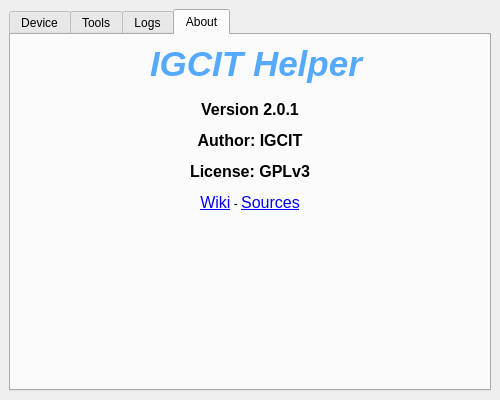
<?xml version="1.0" encoding="UTF-8"?>
<ui version="4.0">
 <class>MainWindow</class>
 <widget class="QMainWindow" name="MainWindow">
  <property name="geometry">
   <rect>
    <x>0</x>
    <y>0</y>
    <width>500</width>
    <height>400</height>
   </rect>
  </property>
  <property name="sizePolicy">
   <sizepolicy hsizetype="Fixed" vsizetype="Fixed">
    <horstretch>0</horstretch>
    <verstretch>0</verstretch>
   </sizepolicy>
  </property>
  <property name="minimumSize">
   <size>
    <width>500</width>
    <height>400</height>
   </size>
  </property>
  <property name="maximumSize">
   <size>
    <width>500</width>
    <height>400</height>
   </size>
  </property>
  <property name="windowTitle">
   <string>IGCIT Helper</string>
  </property>
  <widget class="QWidget" name="centralwidget">
   <layout class="QVBoxLayout" name="verticalLayout">
    <item>
     <widget class="QTabWidget" name="tabWidget">
      <property name="currentIndex">
       <number>3</number>
      </property>
      <widget class="QWidget" name="tab">
       <attribute name="title">
        <string>Device</string>
       </attribute>
       <layout class="QVBoxLayout" name="verticalLayout_3">
        <item>
         <widget class="QScrollArea" name="deviceScrollArea">
          <property name="styleSheet">
           <string notr="true">#deviceScrollArea,#deviceScrollAreaWidgetContents {background-color:transparent;}</string>
          </property>
          <property name="frameShape">
           <enum>QFrame::NoFrame</enum>
          </property>
          <property name="frameShadow">
           <enum>QFrame::Plain</enum>
          </property>
          <property name="horizontalScrollBarPolicy">
           <enum>Qt::ScrollBarAlwaysOff</enum>
          </property>
          <property name="widgetResizable">
           <bool>true</bool>
          </property>
          <widget class="QWidget" name="deviceScrollAreaWidgetContents">
           <property name="geometry">
            <rect>
             <x>0</x>
             <y>0</y>
             <width>152</width>
             <height>178</height>
            </rect>
           </property>
           <layout class="QVBoxLayout" name="verticalLayout_4">
            <item>
             <layout class="QHBoxLayout" name="horizontalLayout_2">
              <item>
               <widget class="QLabel" name="label_2">
                <property name="sizePolicy">
                 <sizepolicy hsizetype="Preferred" vsizetype="Preferred">
                  <horstretch>0</horstretch>
                  <verstretch>0</verstretch>
                 </sizepolicy>
                </property>
                <property name="minimumSize">
                 <size>
                  <width>0</width>
                  <height>0</height>
                 </size>
                </property>
                <property name="text">
                 <string>OS version:</string>
                </property>
               </widget>
              </item>
              <item>
               <widget class="QLabel" name="winbuildLbl">
                <property name="text">
                 <string>Unknown</string>
                </property>
                <property name="alignment">
                 <set>Qt::AlignRight|Qt::AlignTrailing|Qt::AlignVCenter</set>
                </property>
                <property name="textInteractionFlags">
                 <set>Qt::TextSelectableByMouse</set>
                </property>
               </widget>
              </item>
             </layout>
            </item>
            <item>
             <layout class="QHBoxLayout" name="horizontalLayout_3">
              <item>
               <widget class="QLabel" name="label_4">
                <property name="sizePolicy">
                 <sizepolicy hsizetype="Preferred" vsizetype="Preferred">
                  <horstretch>0</horstretch>
                  <verstretch>0</verstretch>
                 </sizepolicy>
                </property>
                <property name="minimumSize">
                 <size>
                  <width>0</width>
                  <height>0</height>
                 </size>
                </property>
                <property name="text">
                 <string>Processor:</string>
                </property>
               </widget>
              </item>
              <item>
               <widget class="QLabel" name="procNameLbl">
                <property name="text">
                 <string>Unknown</string>
                </property>
                <property name="alignment">
                 <set>Qt::AlignRight|Qt::AlignTrailing|Qt::AlignVCenter</set>
                </property>
                <property name="textInteractionFlags">
                 <set>Qt::TextSelectableByMouse</set>
                </property>
               </widget>
              </item>
             </layout>
            </item>
            <item>
             <layout class="QHBoxLayout" name="horizontalLayout_4">
              <item>
               <widget class="QLabel" name="label_6">
                <property name="sizePolicy">
                 <sizepolicy hsizetype="Preferred" vsizetype="Preferred">
                  <horstretch>0</horstretch>
                  <verstretch>0</verstretch>
                 </sizepolicy>
                </property>
                <property name="minimumSize">
                 <size>
                  <width>0</width>
                  <height>0</height>
                 </size>
                </property>
                <property name="text">
                 <string>Memory:</string>
                </property>
               </widget>
              </item>
              <item>
               <widget class="QLabel" name="memoryLbl">
                <property name="text">
                 <string>Unknown</string>
                </property>
                <property name="alignment">
                 <set>Qt::AlignRight|Qt::AlignTrailing|Qt::AlignVCenter</set>
                </property>
                <property name="textInteractionFlags">
                 <set>Qt::TextSelectableByMouse</set>
                </property>
               </widget>
              </item>
             </layout>
            </item>
            <item>
             <layout class="QHBoxLayout" name="horizontalLayout_5">
              <item>
               <widget class="QLabel" name="label_8">
                <property name="sizePolicy">
                 <sizepolicy hsizetype="Preferred" vsizetype="Preferred">
                  <horstretch>0</horstretch>
                  <verstretch>0</verstretch>
                 </sizepolicy>
                </property>
                <property name="minimumSize">
                 <size>
                  <width>0</width>
                  <height>0</height>
                 </size>
                </property>
                <property name="text">
                 <string>Model:</string>
                </property>
               </widget>
              </item>
              <item>
               <widget class="QLabel" name="modelLbl">
                <property name="text">
                 <string>Unknown</string>
                </property>
                <property name="alignment">
                 <set>Qt::AlignRight|Qt::AlignTrailing|Qt::AlignVCenter</set>
                </property>
                <property name="textInteractionFlags">
                 <set>Qt::TextSelectableByMouse</set>
                </property>
               </widget>
              </item>
             </layout>
            </item>
            <item>
             <layout class="QHBoxLayout" name="horizontalLayout_6">
              <item>
               <widget class="QLabel" name="label_10">
                <property name="sizePolicy">
                 <sizepolicy hsizetype="Preferred" vsizetype="Preferred">
                  <horstretch>0</horstretch>
                  <verstretch>0</verstretch>
                 </sizepolicy>
                </property>
                <property name="minimumSize">
                 <size>
                  <width>0</width>
                  <height>0</height>
                 </size>
                </property>
                <property name="text">
                 <string>Manufacturer:</string>
                </property>
               </widget>
              </item>
              <item>
               <widget class="QLabel" name="manufLbl">
                <property name="text">
                 <string>Unknown</string>
                </property>
                <property name="alignment">
                 <set>Qt::AlignRight|Qt::AlignTrailing|Qt::AlignVCenter</set>
                </property>
                <property name="textInteractionFlags">
                 <set>Qt::TextSelectableByMouse</set>
                </property>
               </widget>
              </item>
             </layout>
            </item>
            <item>
             <spacer name="verticalSpacer">
              <property name="orientation">
               <enum>Qt::Vertical</enum>
              </property>
              <property name="sizeType">
               <enum>QSizePolicy::Fixed</enum>
              </property>
              <property name="sizeHint" stdset="0">
               <size>
                <width>20</width>
                <height>40</height>
               </size>
              </property>
             </spacer>
            </item>
           </layout>
          </widget>
         </widget>
        </item>
       </layout>
      </widget>
      <widget class="QWidget" name="tab_2">
       <attribute name="title">
        <string>Tools</string>
       </attribute>
       <layout class="QVBoxLayout" name="verticalLayout_6">
        <item>
         <widget class="QScrollArea" name="toolsScrollArea">
          <property name="styleSheet">
           <string notr="true">#toolsScrollArea, #toolsScrollAreaWidgetContents{background-color:transparent;}</string>
          </property>
          <property name="frameShape">
           <enum>QFrame::NoFrame</enum>
          </property>
          <property name="frameShadow">
           <enum>QFrame::Plain</enum>
          </property>
          <property name="widgetResizable">
           <bool>true</bool>
          </property>
          <widget class="QWidget" name="toolsScrollAreaWidgetContents">
           <property name="geometry">
            <rect>
             <x>0</x>
             <y>0</y>
             <width>441</width>
             <height>493</height>
            </rect>
           </property>
           <layout class="QVBoxLayout" name="verticalLayout_9">
            <item>
             <widget class="QGroupBox" name="groupBox">
              <property name="title">
               <string>TDR delay</string>
              </property>
              <layout class="QVBoxLayout" name="verticalLayout_7">
               <item>
                <widget class="QLabel" name="label_11">
                 <property name="text">
                  <string>&lt;html&gt;&lt;head/&gt;&lt;body&gt;&lt;p&gt;&lt;a href=&quot;https://github.com/IGCIT/Intel-GPU-Community-Issue-Tracker-IGCIT/wiki/GPU-drivers-crash-with-long-computations&quot;&gt;&lt;span style=&quot; text-decoration: underline; color:#0000ff;&quot;&gt;Help&lt;/span&gt;&lt;/a&gt;&lt;/p&gt;&lt;/body&gt;&lt;/html&gt;</string>
                 </property>
                 <property name="alignment">
                  <set>Qt::AlignRight|Qt::AlignTrailing|Qt::AlignVCenter</set>
                 </property>
                 <property name="openExternalLinks">
                  <bool>true</bool>
                 </property>
                 <property name="textInteractionFlags">
                  <set>Qt::TextBrowserInteraction</set>
                 </property>
                </widget>
               </item>
               <item>
                <layout class="QHBoxLayout" name="horizontalLayout_9">
                 <item>
                  <widget class="QLabel" name="label_7">
                   <property name="text">
                    <string>TdrDelay (seconds)</string>
                   </property>
                  </widget>
                 </item>
                 <item>
                  <widget class="QSpinBox" name="tdrdVal"/>
                 </item>
                </layout>
               </item>
               <item>
                <layout class="QHBoxLayout" name="horizontalLayout_10">
                 <item>
                  <widget class="QLabel" name="label_9">
                   <property name="text">
                    <string>TdrDdiDelay (seconds)</string>
                   </property>
                  </widget>
                 </item>
                 <item>
                  <widget class="QSpinBox" name="tdrddiVal"/>
                 </item>
                </layout>
               </item>
               <item>
                <spacer name="verticalSpacer_4">
                 <property name="orientation">
                  <enum>Qt::Vertical</enum>
                 </property>
                 <property name="sizeType">
                  <enum>QSizePolicy::Fixed</enum>
                 </property>
                 <property name="sizeHint" stdset="0">
                  <size>
                   <width>20</width>
                   <height>5</height>
                  </size>
                 </property>
                </spacer>
               </item>
               <item>
                <layout class="QHBoxLayout" name="horizontalLayout_11">
                 <item>
                  <widget class="QPushButton" name="restoreTdrBtn">
                   <property name="text">
                    <string>Restore defaults</string>
                   </property>
                  </widget>
                 </item>
                 <item>
                  <widget class="QPushButton" name="applyTdrBtn">
                   <property name="text">
                    <string>Apply</string>
                   </property>
                  </widget>
                 </item>
                </layout>
               </item>
              </layout>
             </widget>
            </item>
            <item>
             <widget class="QGroupBox" name="groupBox_2">
              <property name="title">
               <string>Crash dumps</string>
              </property>
              <layout class="QGridLayout" name="gridLayout">
               <item row="1" column="0">
                <widget class="QPushButton" name="dumpsEnableBtn">
                 <property name="text">
                  <string>Enable</string>
                 </property>
                </widget>
               </item>
               <item row="1" column="1">
                <widget class="QPushButton" name="dumpsFixWchdBtn">
                 <property name="toolTip">
                  <string>&lt;html&gt;&lt;head/&gt;&lt;body&gt;&lt;p&gt;Reset watchdog dumps generation&lt;/p&gt;&lt;/body&gt;&lt;/html&gt;</string>
                 </property>
                 <property name="text">
                  <string>Fix watchdog dumps</string>
                 </property>
                </widget>
               </item>
               <item row="7" column="0" colspan="3">
                <widget class="QGroupBox" name="groupBox_4">
                 <property name="title">
                  <string>Options</string>
                 </property>
                 <layout class="QGridLayout" name="gridLayout_2">
                  <item row="0" column="0">
                   <widget class="QCheckBox" name="dumpsAdvPagefileChk">
                    <property name="toolTip">
                     <string>&lt;html&gt;&lt;head/&gt;&lt;body&gt;&lt;p&gt;Do not change Pagefile settings when enabling or restoring crash dumps settings.&lt;/p&gt;&lt;p&gt;Only useful for custom setups, Intel recommends a value of at least 17400 MB.&lt;/p&gt;&lt;/body&gt;&lt;/html&gt;</string>
                    </property>
                    <property name="text">
                     <string>Skip pagefile changes (Advanced users only)</string>
                    </property>
                   </widget>
                  </item>
                 </layout>
                </widget>
               </item>
               <item row="4" column="0">
                <widget class="QPushButton" name="dumpsRestoreBtn">
                 <property name="text">
                  <string>Restore defaults</string>
                 </property>
                </widget>
               </item>
               <item row="1" column="2">
                <widget class="QPushButton" name="dumpsClearBtn">
                 <property name="text">
                  <string>Clear dump folders</string>
                 </property>
                </widget>
               </item>
               <item row="4" column="1">
                <widget class="QPushButton" name="dumpsExtrBtn">
                 <property name="text">
                  <string>Extract (compressed)</string>
                 </property>
                </widget>
               </item>
               <item row="6" column="0">
                <widget class="QPushButton" name="dumpsAbortCompressBtn">
                 <property name="enabled">
                  <bool>false</bool>
                 </property>
                 <property name="text">
                  <string>Cancel</string>
                 </property>
                </widget>
               </item>
               <item row="5" column="0" colspan="3">
                <spacer name="verticalSpacer_5">
                 <property name="orientation">
                  <enum>Qt::Vertical</enum>
                 </property>
                 <property name="sizeType">
                  <enum>QSizePolicy::Fixed</enum>
                 </property>
                 <property name="sizeHint" stdset="0">
                  <size>
                   <width>20</width>
                   <height>10</height>
                  </size>
                 </property>
                </spacer>
               </item>
               <item row="6" column="1" colspan="2">
                <widget class="QProgressBar" name="dumpsExtractProgbar">
                 <property name="value">
                  <number>0</number>
                 </property>
                </widget>
               </item>
               <item row="0" column="0" colspan="3">
                <widget class="QLabel" name="label_12">
                 <property name="text">
                  <string>&lt;html&gt;&lt;head/&gt;&lt;body&gt;&lt;p&gt;&lt;a href=&quot;https://github.com/IGCIT/Intel-GPU-Community-Issue-Tracker-IGCIT/wiki/How-to-obtain-crash-dumps&quot;&gt;&lt;span style=&quot; text-decoration: underline; color:#0000ff;&quot;&gt;Help&lt;/span&gt;&lt;/a&gt;&lt;/p&gt;&lt;/body&gt;&lt;/html&gt;</string>
                 </property>
                 <property name="alignment">
                  <set>Qt::AlignRight|Qt::AlignTrailing|Qt::AlignVCenter</set>
                 </property>
                 <property name="openExternalLinks">
                  <bool>true</bool>
                 </property>
                 <property name="textInteractionFlags">
                  <set>Qt::TextBrowserInteraction</set>
                 </property>
                </widget>
               </item>
              </layout>
             </widget>
            </item>
            <item>
             <widget class="QGroupBox" name="groupBox_3">
              <property name="title">
               <string>SSU report</string>
              </property>
              <layout class="QVBoxLayout" name="verticalLayout_8">
               <item>
                <widget class="QLabel" name="label_13">
                 <property name="text">
                  <string>&lt;html&gt;&lt;head/&gt;&lt;body&gt;&lt;p&gt;&lt;a href=&quot;https://github.com/IGCIT/Intel-GPU-Community-Issue-Tracker-IGCIT/wiki/How-to-generate-Intel-System-Support-Utility-report&quot;&gt;&lt;span style=&quot; text-decoration: underline; color:#0000ff;&quot;&gt;Help&lt;/span&gt;&lt;/a&gt;&lt;/p&gt;&lt;/body&gt;&lt;/html&gt;</string>
                 </property>
                 <property name="alignment">
                  <set>Qt::AlignRight|Qt::AlignTrailing|Qt::AlignVCenter</set>
                 </property>
                 <property name="openExternalLinks">
                  <bool>true</bool>
                 </property>
                 <property name="textInteractionFlags">
                  <set>Qt::TextBrowserInteraction</set>
                 </property>
                </widget>
               </item>
               <item>
                <layout class="QHBoxLayout" name="horizontalLayout_12">
                 <item>
                  <widget class="QPushButton" name="ssuAnonBtn">
                   <property name="text">
                    <string>Anonymize</string>
                   </property>
                  </widget>
                 </item>
                 <item>
                  <spacer name="horizontalSpacer_4">
                   <property name="orientation">
                    <enum>Qt::Horizontal</enum>
                   </property>
                   <property name="sizeType">
                    <enum>QSizePolicy::Fixed</enum>
                   </property>
                   <property name="sizeHint" stdset="0">
                    <size>
                     <width>10</width>
                     <height>20</height>
                    </size>
                   </property>
                  </spacer>
                 </item>
                 <item>
                  <widget class="QLabel" name="label_14">
                   <property name="sizePolicy">
                    <sizepolicy hsizetype="Preferred" vsizetype="Preferred">
                     <horstretch>0</horstretch>
                     <verstretch>0</verstretch>
                    </sizepolicy>
                   </property>
                   <property name="text">
                    <string>This function may not remove all data, please check the output before posting online.</string>
                   </property>
                   <property name="scaledContents">
                    <bool>false</bool>
                   </property>
                   <property name="wordWrap">
                    <bool>true</bool>
                   </property>
                  </widget>
                 </item>
                </layout>
               </item>
              </layout>
             </widget>
            </item>
           </layout>
          </widget>
         </widget>
        </item>
       </layout>
      </widget>
      <widget class="QWidget" name="tab_4">
       <attribute name="title">
        <string>Logs</string>
       </attribute>
       <layout class="QVBoxLayout" name="verticalLayout_2">
        <item>
         <widget class="QPlainTextEdit" name="logTxBox">
          <property name="acceptDrops">
           <bool>false</bool>
          </property>
          <property name="frameShadow">
           <enum>QFrame::Plain</enum>
          </property>
          <property name="readOnly">
           <bool>true</bool>
          </property>
         </widget>
        </item>
        <item>
         <layout class="QHBoxLayout" name="horizontalLayout">
          <property name="topMargin">
           <number>0</number>
          </property>
          <item>
           <spacer name="horizontalSpacer">
            <property name="orientation">
             <enum>Qt::Horizontal</enum>
            </property>
            <property name="sizeHint" stdset="0">
             <size>
              <width>40</width>
              <height>20</height>
             </size>
            </property>
           </spacer>
          </item>
          <item>
           <widget class="QPushButton" name="clrLogsBtn">
            <property name="text">
             <string>Clear</string>
            </property>
           </widget>
          </item>
         </layout>
        </item>
       </layout>
      </widget>
      <widget class="QWidget" name="tab_3">
       <attribute name="title">
        <string>About</string>
       </attribute>
       <layout class="QVBoxLayout" name="verticalLayout_5">
        <item>
         <layout class="QHBoxLayout" name="horizontalLayout_7">
          <item>
           <spacer name="horizontalSpacer_2">
            <property name="orientation">
             <enum>Qt::Horizontal</enum>
            </property>
            <property name="sizeHint" stdset="0">
             <size>
              <width>40</width>
              <height>20</height>
             </size>
            </property>
           </spacer>
          </item>
          <item>
           <widget class="QLabel" name="label">
            <property name="sizePolicy">
             <sizepolicy hsizetype="Fixed" vsizetype="Fixed">
              <horstretch>0</horstretch>
              <verstretch>0</verstretch>
             </sizepolicy>
            </property>
            <property name="minimumSize">
             <size>
              <width>0</width>
              <height>0</height>
             </size>
            </property>
            <property name="maximumSize">
             <size>
              <width>160</width>
              <height>160</height>
             </size>
            </property>
            <property name="text">
             <string/>
            </property>
            <property name="pixmap">
             <pixmap resource="igcithelper-resource.qrc">:/icons/resources/IGCIT-logo.ico</pixmap>
            </property>
            <property name="scaledContents">
             <bool>true</bool>
            </property>
           </widget>
          </item>
          <item>
           <widget class="QLabel" name="label_3">
            <property name="text">
             <string>&lt;html&gt;&lt;head/&gt;&lt;body&gt;&lt;p&gt;&lt;span style=&quot; font-size:26pt; font-weight:700; font-style:italic; color:#55aaff;&quot;&gt;IGCIT Helper&lt;/span&gt;&lt;/p&gt;&lt;/body&gt;&lt;/html&gt;</string>
            </property>
           </widget>
          </item>
          <item>
           <spacer name="horizontalSpacer_3">
            <property name="orientation">
             <enum>Qt::Horizontal</enum>
            </property>
            <property name="sizeHint" stdset="0">
             <size>
              <width>40</width>
              <height>20</height>
             </size>
            </property>
           </spacer>
          </item>
         </layout>
        </item>
        <item>
         <spacer name="verticalSpacer_3">
          <property name="orientation">
           <enum>Qt::Vertical</enum>
          </property>
          <property name="sizeType">
           <enum>QSizePolicy::Fixed</enum>
          </property>
          <property name="sizeHint" stdset="0">
           <size>
            <width>20</width>
            <height>10</height>
           </size>
          </property>
         </spacer>
        </item>
        <item>
         <layout class="QHBoxLayout" name="horizontalLayout_8">
          <property name="topMargin">
           <number>0</number>
          </property>
          <item>
           <widget class="QLabel" name="label_5">
            <property name="text">
             <string>&lt;html&gt;&lt;head/&gt;&lt;body&gt;&lt;p align=&quot;center&quot;&gt;&lt;span style=&quot; font-size:12pt; font-weight:700;&quot;&gt;Version 2.0.1&lt;/span&gt;&lt;/p&gt;&lt;p align=&quot;center&quot;&gt;&lt;span style=&quot; font-size:12pt; font-weight:700;&quot;&gt;Author: IGCIT&lt;/span&gt;&lt;/p&gt;&lt;p align=&quot;center&quot;&gt;&lt;span style=&quot; font-size:12pt; font-weight:700;&quot;&gt;License: GPLv3&lt;/span&gt;&lt;/p&gt;&lt;p align=&quot;center&quot;&gt;&lt;a href=&quot;https://github.com/IGCIT/Intel-GPU-Community-Issue-Tracker-IGCIT/wiki/IGCIT-Helper&quot;&gt;&lt;span style=&quot; font-size:12pt; text-decoration: underline; color:#0000ff;&quot;&gt;Wiki&lt;/span&gt;&lt;/a&gt; - &lt;a href=&quot;https://github.com/IGCIT/Intel-GPU-Community-Issue-Tracker-IGCIT&quot;&gt;&lt;span style=&quot; font-size:12pt; text-decoration: underline; color:#0000ff;&quot;&gt;Sources&lt;/span&gt;&lt;/a&gt;&lt;/p&gt;&lt;/body&gt;&lt;/html&gt;</string>
            </property>
            <property name="openExternalLinks">
             <bool>true</bool>
            </property>
            <property name="textInteractionFlags">
             <set>Qt::TextBrowserInteraction</set>
            </property>
           </widget>
          </item>
         </layout>
        </item>
        <item>
         <spacer name="verticalSpacer_2">
          <property name="orientation">
           <enum>Qt::Vertical</enum>
          </property>
          <property name="sizeHint" stdset="0">
           <size>
            <width>20</width>
            <height>40</height>
           </size>
          </property>
         </spacer>
        </item>
       </layout>
      </widget>
     </widget>
    </item>
   </layout>
  </widget>
  <action name="actionSources">
   <property name="text">
    <string>Sources</string>
   </property>
  </action>
  <action name="actionHelp">
   <property name="text">
    <string>Help</string>
   </property>
  </action>
  <action name="actionAbout">
   <property name="text">
    <string>About</string>
   </property>
  </action>
 </widget>
 <resources>
  <include location="igcithelper-resource.qrc"/>
 </resources>
 <connections/>
</ui>
